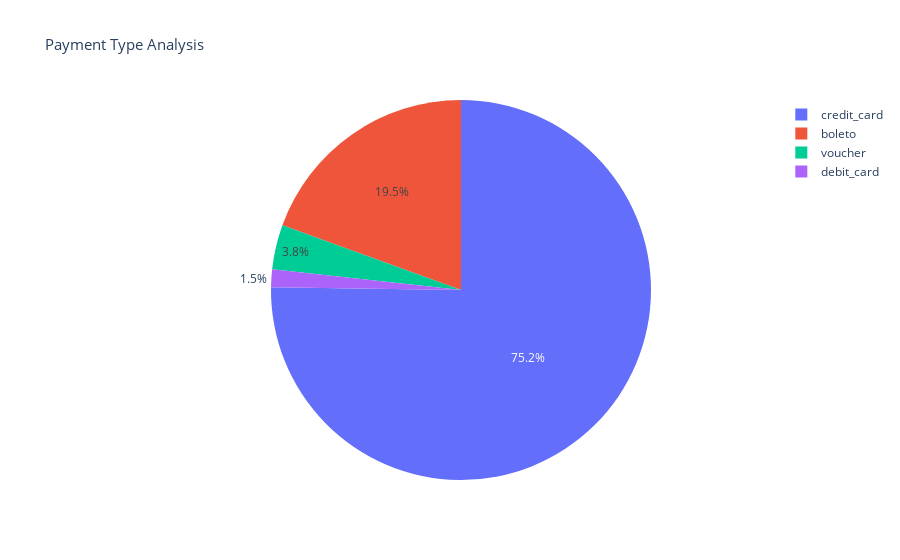

Notebook cell for this chart:
### Code cell
import plotly.graph_objects as go

fig = go.Figure()
fig.add_trace(
    go.Pie(    
        labels=payment_type_count.index, values=payment_type_count.values
    )
)

fig.update_layout(
    {
        "title": {
            "text": "Payment Type Analysis",
            "font": {
                "size": 15
            }
        },
        "showlegend": True
    }
)

fig.show()

### Figure 1 — Plotly figure (JSON) as saved in the notebook; plotly's stock layout.template omitted (floating-point values rounded to 4 significant figures)
{"data": [{"labels": ["credit_card", "boleto", "voucher", "debit_card"], "type": "pie", "values": [76505, 19784, 3866, 1528]}], "layout": {"autosize": true, "showlegend": true, "title": {"font": {"size": 15}, "text": "Payment Type Analysis"}}}
